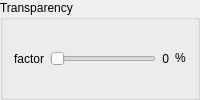
      <widget class="QGroupBox" name="groupBox_Transparency">
       <property name="title">
        <string>Transparency</string>
       </property>
       <layout class="QHBoxLayout" name="horizontalLayout">
        <item>
         <widget class="QLabel" name="textLabel1_51">
          <property name="text">
           <string>factor</string>
          </property>
         </widget>
        </item>
        <item>
         <widget class="QSlider" name="transparency_factor_slider">
          <property name="sizePolicy">
           <sizepolicy hsizetype="Expanding" vsizetype="Fixed">
            <horstretch>0</horstretch>
            <verstretch>0</verstretch>
           </sizepolicy>
          </property>
          <property name="minimum">
           <number>0</number>
          </property>
          <property name="maximum">
           <number>100</number>
          </property>
          <property name="pageStep">
           <number>1</number>
          </property>
          <property name="value">
           <number>0</number>
          </property>
          <property name="sliderPosition">
           <number>0</number>
          </property>
          <property name="orientation">
           <enum>Qt::Horizontal</enum>
          </property>
          <property name="tickInterval">
           <number>1</number>
          </property>
         </widget>
        </item>
        <item>
         <widget class="QLabel" name="transparency_factor_label">
          <property name="text">
           <string>0</string>
          </property>
          <property name="alignment">
           <set>Qt::AlignRight|Qt::AlignTrailing|Qt::AlignVCenter</set>
          </property>
         </widget>
        </item>
        <item>
         <widget class="QLabel" name="transparcency_label_3">
          <property name="sizePolicy">
           <sizepolicy hsizetype="Fixed" vsizetype="Fixed">
            <horstretch>0</horstretch>
            <verstretch>0</verstretch>
           </sizepolicy>
          </property>
          <property name="text">
           <string>%</string>
          </property>
          <property name="alignment">
           <set>Qt::AlignCenter</set>
          </property>
         </widget>
        </item>
       </layout>
      </widget>
